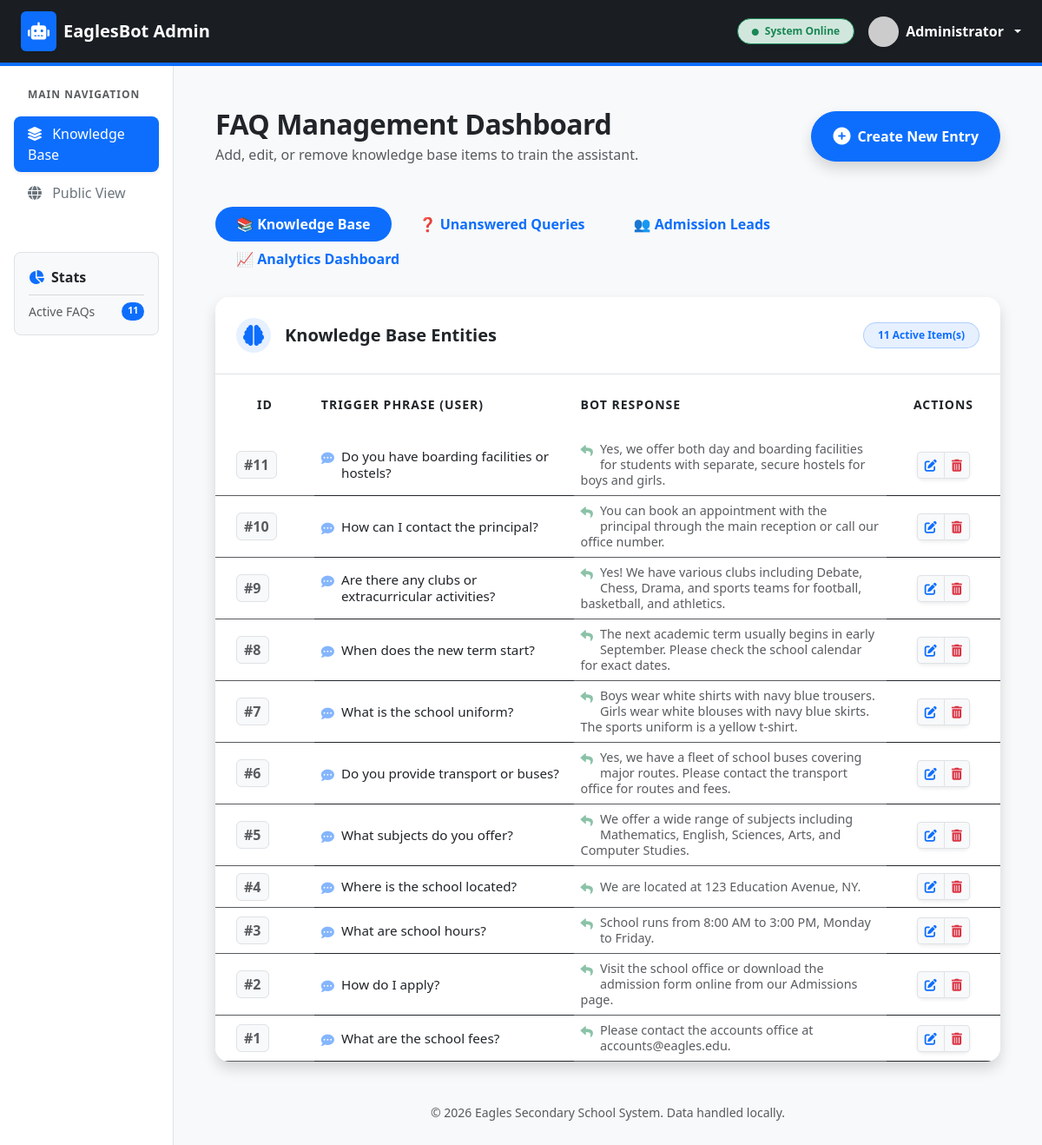
Screenshot of /admin/dashboard.php (signed in) with the database file from the repository.
### tables this page shows
CREATE TABLE IF NOT EXISTS faq (
    id INT AUTO_INCREMENT PRIMARY KEY,
    question TEXT NOT NULL,
    answer TEXT NOT NULL
);

### admin/dashboard.php (the view, shortened to what this page needs)
<?php
require_once '../config.php';
$faqs_result = $conn->query("SELECT * FROM faq ORDER BY id DESC");
$total_faqs = $faqs_result->num_rows;
?>
<!DOCTYPE html>
<html lang="en">
<head>
    <link href="https://cdn.jsdelivr.net/npm/bootstrap@5.3.0/dist/css/bootstrap.min.css" rel="stylesheet">
    <link rel="stylesheet" href="https://cdnjs.cloudflare.com/ajax/libs/font-awesome/6.0.0/css/all.min.css">
</head>
<body>
    <nav class="navbar navbar-expand-lg navbar-dark border-bottom border-primary" style="background: #1a1e23; border-width: 4px !important;">
        <div class="container-fluid px-4">
            <a class="navbar-brand d-flex align-items-center" href="#">
                <div class="bg-primary text-white rounded p-2 me-2 shadow-sm">
                    <i class="fas fa-robot fs-5"></i>
                </div>
                <span class="fw-bold tracking-wide">EaglesBot Admin</span>
            </a>
            <div class="d-flex align-items-center">
                <div class="badge bg-success-subtle text-success border border-success me-3 px-3 py-2 rounded-pill shadow-sm">
                    <i class="fas fa-circle me-1" style="font-size: 8px;"></i> System Online
                </div>
                <div class="dropdown">
                    <a href="#" class="d-flex align-items-center text-white text-decoration-none dropdown-toggle" id="dropdownUser" data-bs-toggle="dropdown" aria-expanded="false">
                        <img src="https://ui-avatars.com/api/?name=Admin&background=0d6efd&color=fff" alt="mdo" width="35" height="35" class="rounded-circle shadow-sm">
                        <span class="d-none d-sm-inline mx-2 fw-semibold">Administrator</span>
                    </a>
                </div>
            </div>
        </div>
    </nav>
    <div class="container-fluid">
        <div class="row">
            <div class="col-md-3 col-xl-2 bg-white sidebar py-4 border-end shadow-sm d-none d-md-block px-3">
                <p class="text-uppercase text-muted fw-bold mb-3 px-3 fs-7" style="letter-spacing: 1px; font-size: 0.75rem;">Main Navigation</p>
                <ul class="nav flex-column gap-1">
                    <li class="nav-item">
                        <a class="nav-link active bg-primary text-white rounded-3 px-3 py-2 fw-medium shadow-sm" href="dashboard.php">
                            <i class="fas fa-layer-group me-2"></i> Knowledge Base
                        </a>
                    </li>
                    <li class="nav-item">
                        <a class="nav-link text-secondary rounded-3 px-3 py-2 hover-bg-light transition-all" href="../index.php" target="_blank">
                            <i class="fas fa-globe me-2"></i> Public View
                        </a>
                    </li>
                </ul>
                <div class="mt-auto pt-5 mt-5">
                    <div class="bg-light rounded-3 p-3 border">
                        <p class="mb-1 fw-semibold text-dark fs-6"><i class="fas fa-chart-pie me-2 text-primary"></i>Stats</p>
                        <hr class="my-2 border-secondary opacity-25">
                        <p class="mb-0 small text-muted d-flex justify-content-between">
                            Active FAQs <span class="badge bg-primary rounded-pill"><?php echo $total_faqs; ?></span>
                        </p>
                    </div>
                </div>
            </div>
            <div class="col-md-9 col-xl-10 py-5 px-md-5 bg-light" style="min-height: 100vh;">
                <div class="d-flex flex-column flex-md-row justify-content-between align-items-md-center mb-5">
                    <div>
                        <h2 class="fw-bold mb-1 text-dark" style="letter-spacing: -0.5px;">FAQ Management Dashboard</h2>
                        <p class="text-muted mb-0">Add, edit, or remove knowledge base items to train the assistant.</p>
                    </div>
                    <button class="btn btn-primary shadow rounded-pill px-4 py-3 mt-3 mt-md-0 fw-bold d-flex align-items-center transition-hover" data-bs-toggle="modal" data-bs-target="#addModal">
                        <i class="fas fa-plus-circle me-2 fs-5"></i> Create New Entry
                    </button>
                </div>
                <ul class="nav nav-pills mt-4 mb-4" id="dashboardTabs" role="tablist">
                    <li class="nav-item" role="presentation">
                        <button class="nav-link active fw-bold px-4 rounded-pill me-2" id="kb-tab" data-bs-toggle="pill" data-bs-target="#kb" type="button" role="tab">📚 Knowledge Base</button>
                    </li>
                    <li class="nav-item" role="presentation">
                        <button class="nav-link fw-bold px-4 rounded-pill me-2" id="unanswered-tab" data-bs-toggle="pill" data-bs-target="#unanswered" type="button" role="tab">
                            ❓ Unanswered Queries
                        </button>
                    </li>
                    <li class="nav-item" role="presentation">
                        <button class="nav-link fw-bold px-4 rounded-pill me-2" id="leads-tab" data-bs-toggle="pill" data-bs-target="#leads" type="button" role="tab">
                            👥 Admission Leads
                        </button>
                    </li>
                    <li class="nav-item" role="presentation">
                        <button class="nav-link fw-bold px-4 rounded-pill" id="analytics-tab" data-bs-toggle="pill" data-bs-target="#analytics" type="button" role="tab">📈 Analytics Dashboard</button>
                    </li>
                </ul>
                <div class="tab-content" id="dashboardTabsContent">
                    <div class="tab-pane fade show active" id="kb" role="tabpanel">
                        <div class="card shadow border-0 rounded-4 overflow-hidden">
                            <div class="card-header bg-white py-4 border-bottom d-flex align-items-center justify-content-between px-4">
                                <h5 class="mb-0 fw-bold text-dark d-flex align-items-center">
                                    <i class="fas fa-brain text-primary me-3 fs-4 p-2 bg-primary bg-opacity-10 rounded-circle"></i>
                                    Knowledge Base Entities
                                </h5>
                                <div class="badge bg-primary bg-opacity-10 text-primary border border-primary border-opacity-25 px-3 py-2 rounded-pill fw-bold">
                                    <?php echo $total_faqs; ?> Active Item(s)
                                </div>
                            </div>
                            <div class="card-body p-0">
                                <div class="table-responsive">
                                    <table class="table table-hover align-middle mb-0 border-0">
                                        <thead class="bg-light text-muted small fw-bold text-uppercase" style="letter-spacing: 1px;">
                                            <tr>
                                                <th class="px-5 py-4 border-0" width="8%">ID</th>
                                                <th class="py-4 border-0" width="35%">Trigger Phrase (User)</th>
                                                <th class="py-4 border-0" width="42%">Bot Response</th>
                                                <th class="text-center py-4 border-0" width="15%">Actions</th>
                                            </tr>
                                        </thead>
                                        <tbody>
                                            <?php if ($total_faqs > 0): ?>
                                                <?php while($row = $faqs_result->fetch_assoc()): ?>
                                                    <tr>
                                                        <td class="px-4 fw-bold text-muted"> <span class="bg-light px-2 py-1 rounded border">#<?php echo $row['id']; ?></span> </td>
                                                        <td class="text-dark fw-medium lh-sm" style="font-size: 0.95rem;">
                                                            <i class="fas fa-comment-dots text-primary opacity-50 me-2 mt-1 float-start"></i>
                                                            <?php echo htmlspecialchars($row['question']); ?>
                                                        </td>
                                                        <td class="text-muted lh-sm" style="font-size: 0.9rem;">
                                                            <i class="fas fa-reply text-success opacity-50 me-2 mt-1 float-start"></i>
                                                            <?php echo nl2br(htmlspecialchars($row['answer'])); ?>
                                                        </td>
                                                        <td class="text-center">
                                                            <div class="btn-group shadow-sm rounded-3">
                                                                <button class="btn btn-sm btn-light border text-primary" data-bs-toggle="modal" data-bs-target="#editModal<?php echo $row['id']; ?>" title="Edit"><i class="fas fa-edit"></i></button>
                                                                <a href="?delete=<?php echo $row['id']; ?>" class="btn btn-sm btn-light border text-danger" onclick="return confirm('WARNING: Are you sure you want to delete this FAQ entry permanently?');" title="Delete"><i class="fas fa-trash-alt"></i></a>
                                                            </div>
                                                        </td>
                                                    </tr>
                                                <?php endwhile; ?>
                                            <?php endif; ?>
                                        </tbody>
                                    </table>
                                </div>
                            </div>
                        </div>
                    </div>
                </div>
                <p class="text-center text-muted small mt-5 mb-0">&copy; <?php echo date('Y'); ?> Eagles Secondary School System. Data handled locally.</p>
            </div>
        </div>
    </div>
</body>
</html>

### admin/dashboard.php (style rules this page uses)
body { background-color: #f8f9fa; font-family: 'Segoe UI', system-ui, sans-serif; }
.sidebar { min-height: calc(100vh - 66px); }

### rows the page displays
faq: id "11", question "Do you have boarding facilities or hostels?", answer "Yes, we offer both day and boarding facilities for students with separate, secure hostels for boys and girls."
faq: id "10", question "How can I contact the principal?", answer "You can book an appointment with the principal through the main reception or call our office number."
faq: id "9", question "Are there any clubs or extracurricular activities?", answer "Yes! We have various clubs including Debate, Chess, Drama, and sports teams for football, basketball, and athletics."
faq: id "8", question "When does the new term start?", answer "The next academic term usually begins in early September. Please check the school calendar for exact dates."
faq: id "7", question "What is the school uniform?", answer "Boys wear white shirts with navy blue trousers. Girls wear white blouses with navy blue skirts. The sports uniform is a yellow t-shirt."
faq: id "6", question "Do you provide transport or buses?", answer "Yes, we have a fleet of school buses covering major routes. Please contact the transport office for routes and fees."
faq: id "5", question "What subjects do you offer?", answer "We offer a wide range of subjects including Mathematics, English, Sciences, Arts, and Computer Studies."
faq: id "4", question "Where is the school located?", answer "We are located at 123 Education Avenue, NY."
faq: id "3", question "What are school hours?", answer "School runs from 8:00 AM to 3:00 PM, Monday to Friday."
faq: id "2", question "How do I apply?", answer "Visit the school office or download the admission form online from our Admissions page."
faq: id "1", question "What are the school fees?", answer "Please contact the accounts office at accounts@eagles.edu."

### other values shown
$total_faqs "11"
